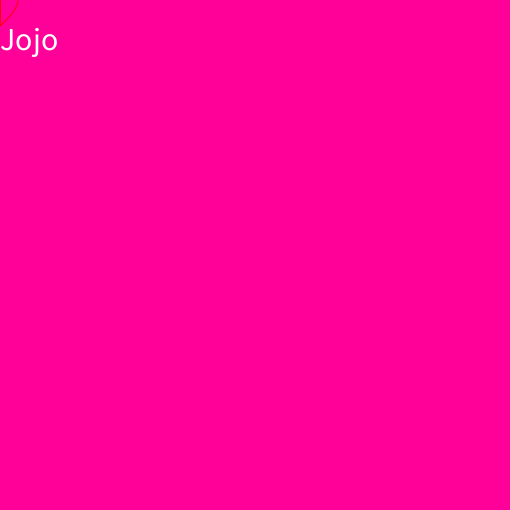
Frame 1 (no input)
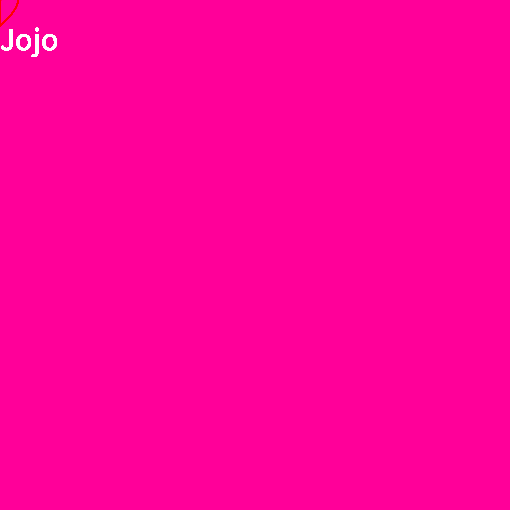
Frame 60 (the mouse pressed at the canvas centre just before this capture)
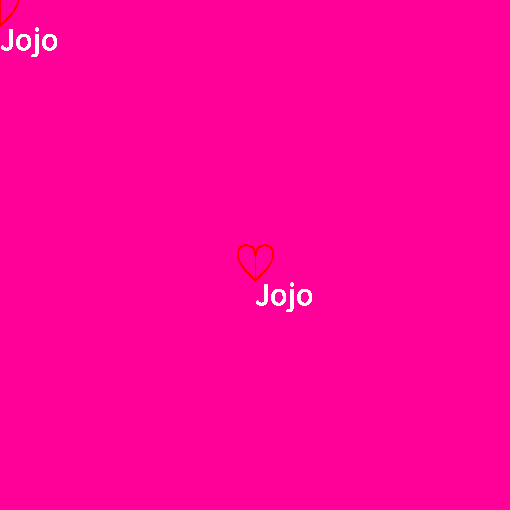
Frame 120 (the mouse held since frame 60 and released just before this capture)

The Processing sketch that drew these frames (run headless with seeded random() and noise(); from frame 60 on, the mouse is pressed at the canvas centre):

// Processing sketch: processing_185941
// ── processing_185941.pde

void setup() {
  smooth();
  size(510, 510);
  background(255,0,153);
}

void draw() {

stroke(255,0,0);
noFill();
beginShape();
//vertex(50, 15); 
//bezierVertex(50, -5, 90, 5, 50, 40); 
//vertex(50, 15); 
//bezierVertex(50, -5, 10, 5, 50, 40); 

vertex(mouseX, mouseY); 
bezierVertex(mouseX, mouseY-20, mouseX+40, mouseY-10, mouseX, mouseY+25); 
vertex(mouseX, mouseY); 
bezierVertex(mouseX, mouseY-20, mouseX-40, mouseY-10, mouseX, mouseY+25); 
textSize(32);
text("Jojo", mouseX, mouseY+50); 


endShape();

 
}
